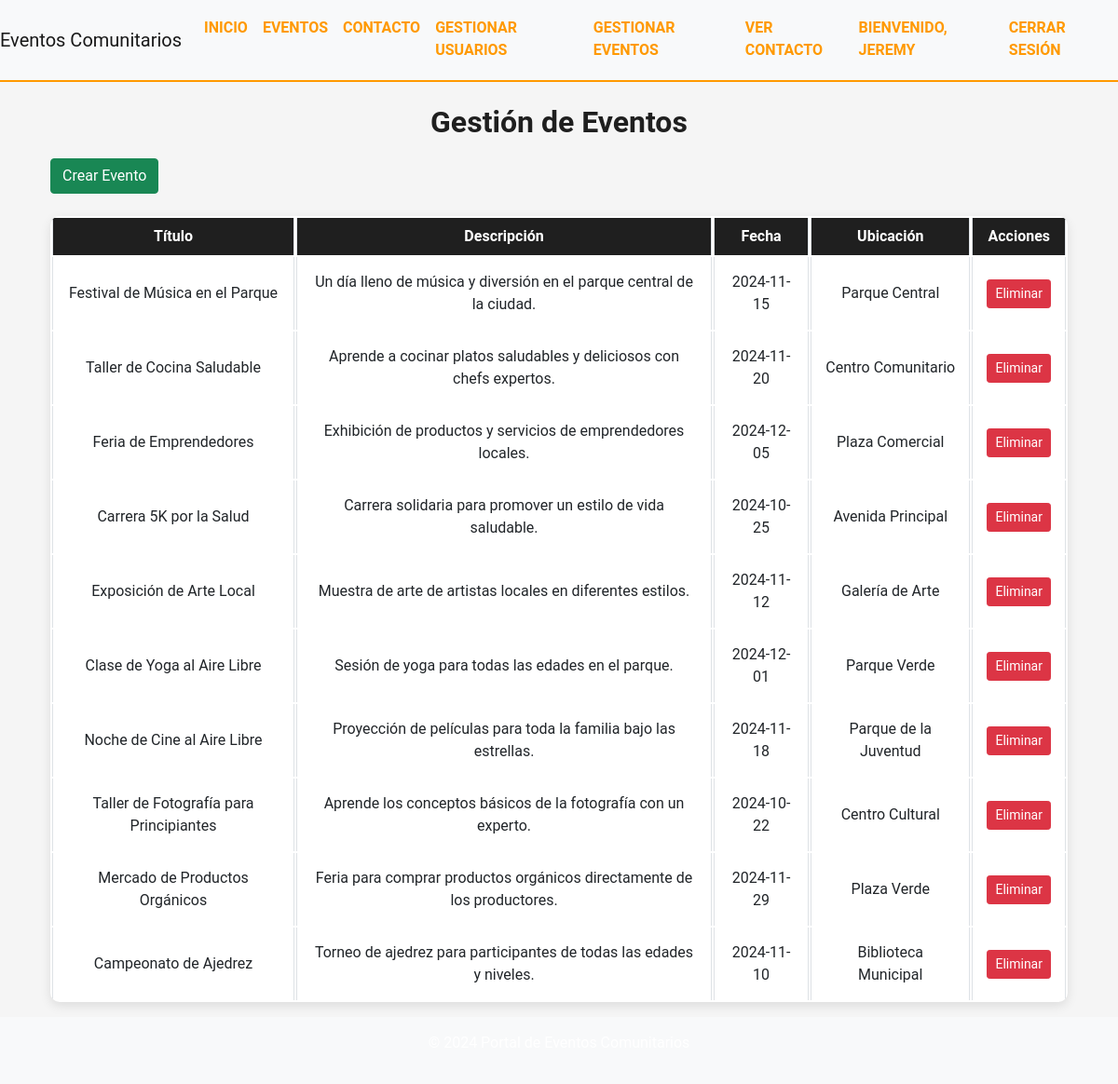
Screenshot of /gestionar_eventos.php (signed in) with the database file from the repository.
### tables this page shows
CREATE TABLE `eventos` (
  `id` int(11) NOT NULL,
  `titulo` varchar(100) DEFAULT NULL,
  `descripcion` text DEFAULT NULL,
  `fecha` date DEFAULT NULL,
  `ubicacion` varchar(100) DEFAULT NULL,
  `categoria` varchar(50) DEFAULT NULL,
  `cupo` int(11) DEFAULT NULL,
  `admin_id` int(11) DEFAULT NULL
);

### gestionar_eventos.php (the view, shortened to what this page needs)
<?php
include 'includes/db.php';
include 'includes/header.php';
$sql = "SELECT * FROM eventos";
$stmt = $conn->prepare($sql);
$stmt->execute();
$eventos = $stmt->fetchAll();
?>
<div class="container mt-4">
    <h2 class="text-center">Gestión de Eventos</h2>
    <a href="crear_evento.php" class="btn btn-success mb-4">Crear Evento</a>
    <table class="table table-bordered">
        <thead>
            <tr>
                <th>Título</th>
                <th>Descripción</th>
                <th>Fecha</th>
                <th>Ubicación</th>
                <th>Acciones</th>
            </tr>
        </thead>
        <tbody>
            <?php foreach ($eventos as $evento): ?>
                <tr>
                    <td><?php echo htmlspecialchars($evento['titulo']); ?></td>
                    <td><?php echo htmlspecialchars($evento['descripcion']); ?></td>
                    <td><?php echo htmlspecialchars($evento['fecha']); ?></td>
                    <td><?php echo htmlspecialchars($evento['ubicacion']); ?></td>
                    <td>
                        <form method="POST" action="gestionar_eventos.php" onsubmit="return confirm('¿Estás seguro de que deseas eliminar este evento?');">
                            <button type="submit" class="btn btn-danger btn-sm">Eliminar</button>
                        </form>
                    </td>
                </tr>
            <?php endforeach; ?>
        </tbody>
    </table>
</div>
<?php
include 'includes/footer.php';
?>

### assets/css/estilos.css (style rules this page uses)
body { background-color: #f5f5f5; font-family: 'Roboto', sans-serif; color: #333; margin: 0; padding: 0; }
h1, h2 { color: #1f1f1f; font-weight: 700; text-align: center; margin-bottom: 20px; }
.table { background-color: white; border-radius: 10px; box-shadow: 0px 4px 12px rgba(0, 0, 0, 0.1); overflow: hidden; border-collapse: separate; }
.table th { background-color: #1f1f1f; color: white; font-weight: bold; text-align: center; }
.table td { text-align: center; padding: 15px; vertical-align: middle; }

### rows the page displays
eventos: titulo "Festival de Música en el Parque", descripcion "Un día lleno de música y diversión en el parque central de la ciudad.", fecha "2024-11-15", ubicacion "Parque Central"
eventos: titulo "Taller de Cocina Saludable", descripcion "Aprende a cocinar platos saludables y deliciosos con chefs expertos.", fecha "2024-11-20", ubicacion "Centro Comunitario"
eventos: titulo "Feria de Emprendedores", descripcion "Exhibición de productos y servicios de emprendedores locales.", fecha "2024-12-05", ubicacion "Plaza Comercial"
eventos: titulo "Carrera 5K por la Salud", descripcion "Carrera solidaria para promover un estilo de vida saludable.", fecha "2024-10-25", ubicacion "Avenida Principal"
eventos: titulo "Exposición de Arte Local", descripcion "Muestra de arte de artistas locales en diferentes estilos.", fecha "2024-11-12", ubicacion "Galería de Arte"
eventos: titulo "Clase de Yoga al Aire Libre", descripcion "Sesión de yoga para todas las edades en el parque.", fecha "2024-12-01", ubicacion "Parque Verde"
eventos: titulo "Noche de Cine al Aire Libre", descripcion "Proyección de películas para toda la familia bajo las estrellas.", fecha "2024-11-18", ubicacion "Parque de la Juventud"
eventos: titulo "Taller de Fotografía para Principiantes", descripcion "Aprende los conceptos básicos de la fotografía con un experto.", fecha "2024-10-22", ubicacion "Centro Cultural"
eventos: titulo "Mercado de Productos Orgánicos", descripcion "Feria para comprar productos orgánicos directamente de los productores.", fecha "2024-11-29", ubicacion "Plaza Verde"
eventos: titulo "Campeonato de Ajedrez", descripcion "Torneo de ajedrez para participantes de todas las edades y niveles.", fecha "2024-11-10", ubicacion "Biblioteca Municipal"

### other values shown
$_SESSION['nombre'] "JEREMY"
